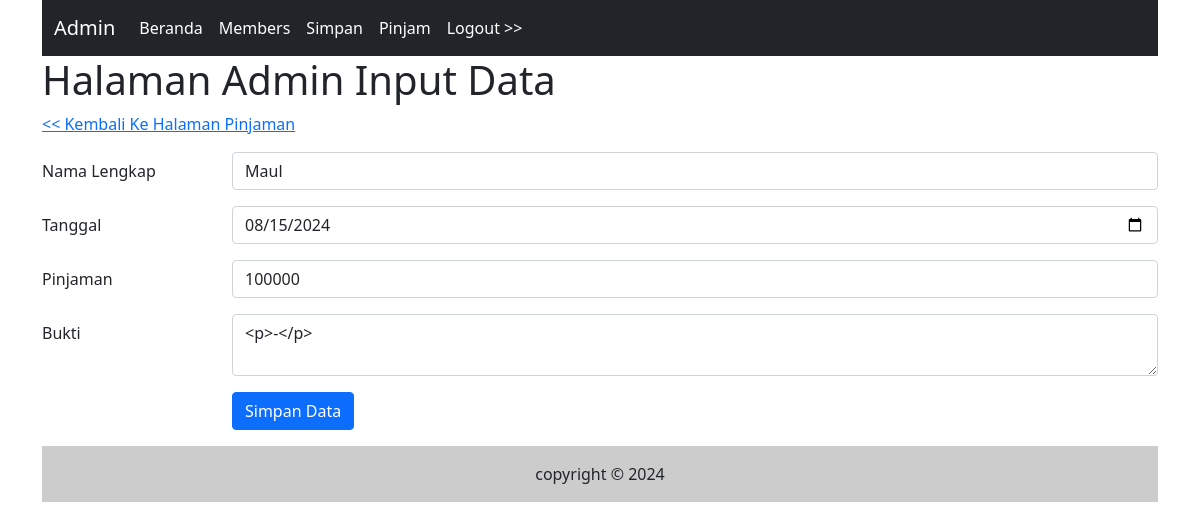
Screenshot of /Admin/halaman_input_pinjam.php?id=4 (signed in) with the database file from the repository.
### tables this page shows
CREATE TABLE `pinjam` (
  `id` int(11) NOT NULL,
  `nama_lengkap` varchar(225) NOT NULL,
  `Tanggal` date NOT NULL,
  `Pinjaman` int(11) NOT NULL,
  `Bukti` text NOT NULL
);

### Admin/halaman_input_pinjam.php (the view, shortened to what this page needs)
<?php include("inc_header.php")?>
<?php
$id= "";
$nama_lengkap = "";
$Tanggal = "";
$Pinjaman = "";
$Bukti = "";
if(isset($_GET['id'])) {
    $id = $_GET['id'];
} else {
    $id = "";
}
if($id !="") {
    $sql1 = "SELECT * from pinjam where id = '$id'";
    $q1 = mysqli_query($koneksi,$sql1);
    $r1 = mysqli_fetch_array($q1);
    $nama_lengkap = $r1['nama_lengkap'];
    $Tanggal = $r1['Tanggal'];
    $Pinjaman = $r1['Pinjaman'];
    $Bukti = $r1['Bukti'];
}
?>
<h1>Halaman Admin Input Data</h1>
<div class="mb-3 row">
    <a href="pinjam.php">
        << Kembali Ke Halaman Pinjaman
    </a>
</div>
<form action="" method="post" enctype = "multipart/form-data">
 <div class="mb-3 row">
   <label for="nama_lengkap" class="col-sm-2 col-form-label">Nama Lengkap</label>
   <div class="col-sm-10">
   <input type="text" class="form-control" id="nama_lengkap" value="<?php echo $nama_lengkap ?>" name="nama_lengkap">
   </div>
 </div>
 <div class="mb-3 row">
   <label for="Tanggal" class="col-sm-2 col-form-label">Tanggal</label>
   <div class="col-sm-10">
   <input type="date" class="form-control" id="Tanggal" value="<?php echo $Tanggal ?>" name="Tanggal">
   </div>
 </div>
 <div class="mb-3 row">
   <label for="Pinjaman" class="col-sm-2 col-form-label">Pinjaman</label>
   <div class="col-sm-10">
   <input type="number" class="form-control" id="Pinjaman" value="<?php echo $Pinjaman ?>" name="Pinjaman">
   </div>
 </div>
 <div class="mb-3 row">
 <label for="Bukti" class="col-sm-2 col-form-label">Bukti</label>
 <div class="col-sm-10">
   <textarea name="Bukti" class="form-control" id="summernote"><?php echo $Bukti ?></textarea>
   </div>
 </div>
 <div class="mb-3 row">
   <div class="col-sm-2"></div>
   <div class="col-sm-10">
   <input type="submit" name="pinjam" value="Simpan Data" class="btn btn-primary"/>
   </div>
 </div>
</form>
<?php include("inc_footer.php")?>

### rows the page displays
pinjam: nama_lengkap "Maul", Tanggal "08/15/2024", Pinjaman "100000", Bukti "<p>-</p>"
